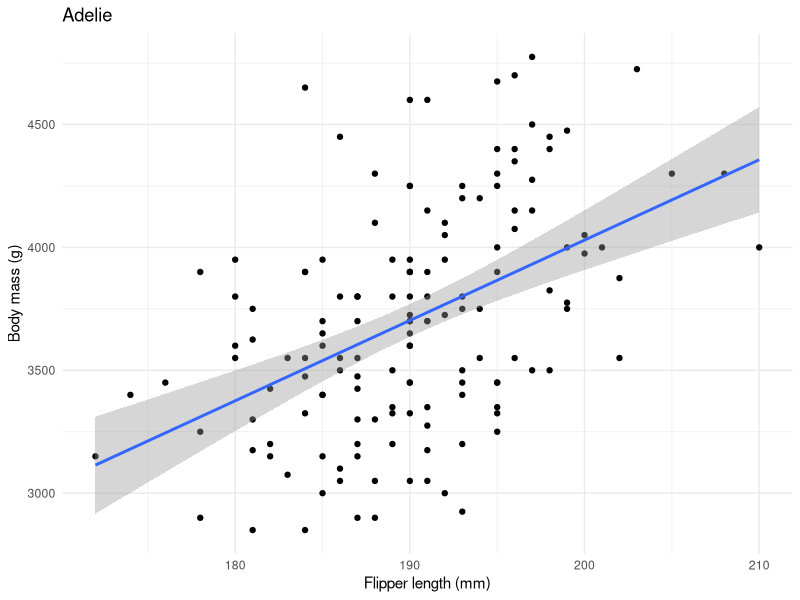
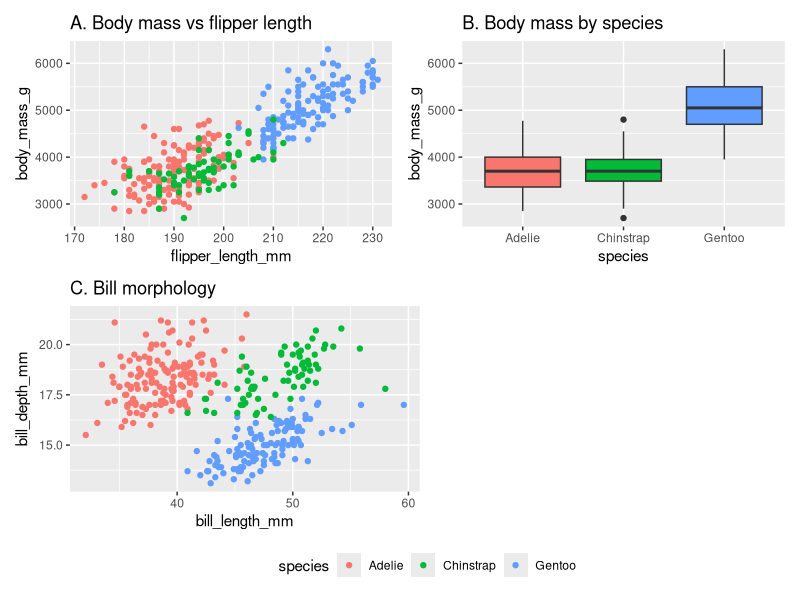
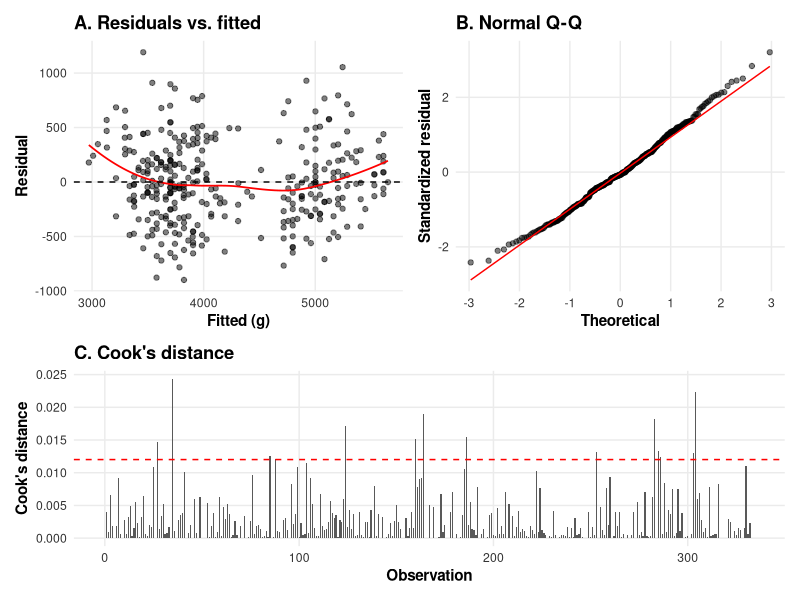
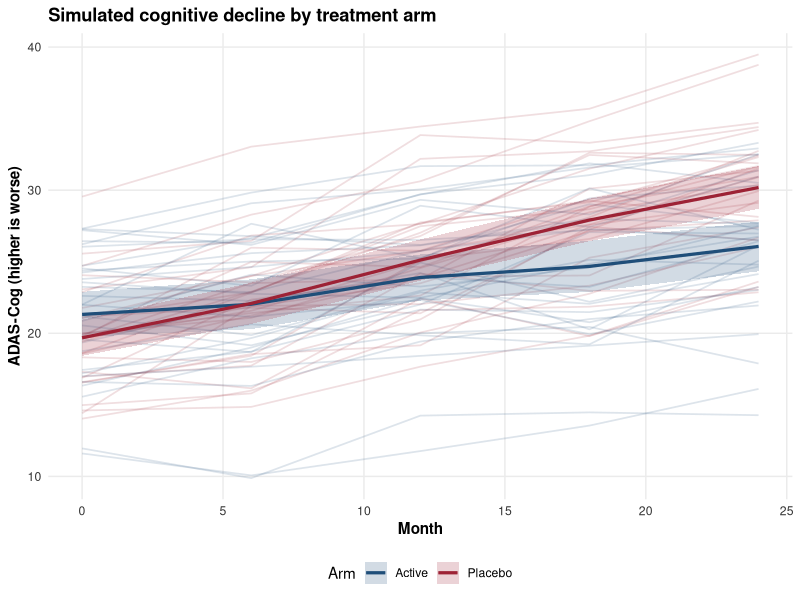

Here is the R script that generated these plots, in order:
## ---- chunk 1
#| label: setup-graphics
#| echo: false
#| message: false
#| warning: false
library(tidyverse)
library(patchwork)
library(palmerpenguins)
library(broom)
penguins_clean <- na.omit(penguins)
## ---- chunk 2
#| label: fig-purrr-adelie
#| fig-cap: "One plot per species, produced by mapping a plotting
#|   function over a split data frame. Only the Adelie panel is shown;
#|   `plots` holds all three."
#| fig-width: 6
#| fig-height: 4
library(tidyverse)
library(palmerpenguins)

penguins_clean <- na.omit(penguins)

# split by species
plots <- penguins_clean |>
  split(penguins_clean$species) |>
  imap(\(d, name) {
    ggplot(d, aes(flipper_length_mm, body_mass_g)) +
      geom_point() +
      geom_smooth(method = "lm") +
      labs(title = name,
           x = "Flipper length (mm)", y = "Body mass (g)") +
      theme_minimal()
  })

# inspect one
plots$Adelie
## ---- chunk 3
#| label: fig-patchwork
#| fig-cap: "Three distinct views of the penguin data composed into one
#|   figure with patchwork. The species legend is collected once and
#|   placed at the bottom."
#| fig-width: 7.5
#| fig-height: 6
library(patchwork)

p1 <- ggplot(penguins_clean,
             aes(flipper_length_mm, body_mass_g, color = species)) +
        geom_point() +
        labs(title = "A. Body mass vs flipper length")

p2 <- ggplot(penguins_clean,
             aes(species, body_mass_g, fill = species)) +
        geom_boxplot() +
        labs(title = "B. Body mass by species") +
        guides(fill = "none")     # hide redundant fill legend

p3 <- ggplot(penguins_clean,
             aes(bill_length_mm, bill_depth_mm, color = species)) +
        geom_point() +
        labs(title = "C. Bill morphology")

# 2x2 grid with shared legend at bottom
(p1 + p2) / (p3 + plot_spacer()) +
  plot_layout(guides = "collect") &
  theme(legend.position = "bottom")
## ---- chunk 4
#| label: theme-practicum
theme_practicum <- function(base_size = 11) {
  theme_minimal(base_size = base_size) +
    theme(
      plot.title         = element_text(face = "bold"),
      plot.subtitle      = element_text(color = "grey40"),
      axis.title         = element_text(face = "bold"),
      axis.text          = element_text(color = "grey20"),
      panel.grid.minor   = element_blank(),
      legend.position    = "bottom",
      strip.background   = element_rect(fill = "grey95", color = NA),
      strip.text         = element_text(face = "bold")
    )
}

# apply globally
theme_set(theme_practicum())

# update geom defaults to match
update_geom_defaults("point", list(size = 1.5, alpha = 0.7))
update_geom_defaults("line",  list(linewidth = 0.6))
## ---- chunk 5
#| label: fig-diagnostics
#| fig-cap: "A composed regression-diagnostic figure: residuals versus
#|   fitted, a normal Q-Q plot, and Cook's distance, all sharing the
#|   house theme."
#| fig-width: 7
#| fig-height: 6
theme_set(theme_practicum())

fit <- lm(body_mass_g ~ flipper_length_mm + species,
          data = na.omit(penguins))
diag <- augment(fit)

p_resid <- ggplot(diag, aes(.fitted, .resid)) +
  geom_point(alpha = 0.5) +
  geom_smooth(method = "loess", se = FALSE,
              color = "red", linewidth = 0.6) +
  geom_hline(yintercept = 0, linetype = "dashed") +
  labs(title = "A. Residuals vs. fitted",
       x = "Fitted (g)", y = "Residual")

p_qq <- ggplot(diag, aes(sample = .std.resid)) +
  geom_qq(alpha = 0.5) +
  geom_qq_line(color = "red") +
  labs(title = "B. Normal Q-Q",
       x = "Theoretical", y = "Standardized residual")

p_cook <- ggplot(diag, aes(seq_len(nrow(diag)), .cooksd)) +
  geom_col(width = 0.6) +
  geom_hline(yintercept = 4 / nrow(diag),
             linetype = "dashed", color = "red") +
  labs(title = "C. Cook's distance",
       x = "Observation", y = "Cook's distance")

(p_resid + p_qq) / p_cook +
  plot_layout(heights = c(1, 0.7))
## ---- chunk 6
#| label: fig-trajectory
#| fig-cap: "A longitudinal trajectory figure for a simulated two-arm
#|   trial. Thin lines are individual patients; heavy lines are arm
#|   means with a 95% confidence ribbon. This is the figure the
#|   in-house `zzlongplot` package produces by default."
#| fig-width: 7
#| fig-height: 4.5
set.seed(1)
n_id   <- 60
months <- c(0, 6, 12, 18, 24)

sim <- expand_grid(id = seq_len(n_id), month = months) |>
  mutate(arm = if_else(id <= n_id / 2, "Placebo", "Active")) |>
  group_by(id) |>
  mutate(
    slope = if_else(first(arm) == "Placebo", 0.45, 0.20) +
            rnorm(1, 0, 0.08),
    adas  = 20 + rnorm(1, 0, 4) + slope * month + rnorm(n(), 0, 1.5)
  ) |>
  ungroup()

arm_means <- sim |>
  group_by(arm, month) |>
  summarize(mean = mean(adas), se = sd(adas) / sqrt(n()),
            .groups = "drop")

pal <- c(Placebo = "#9d2235", Active = "#1f4e79")

ggplot(sim, aes(month, adas, color = arm)) +
  geom_line(aes(group = id), alpha = 0.15) +
  geom_ribbon(data = arm_means,
              aes(month, ymin = mean - 1.96 * se,
                  ymax = mean + 1.96 * se, fill = arm),
              alpha = 0.2, color = NA, inherit.aes = FALSE) +
  geom_line(data = arm_means, aes(month, mean, color = arm),
            linewidth = 1.1, inherit.aes = FALSE) +
  scale_color_manual(values = pal) +
  scale_fill_manual(values = pal) +
  labs(x = "Month", y = "ADAS-Cog (higher is worse)",
       color = "Arm", fill = "Arm",
       title = "Simulated cognitive decline by treatment arm")
